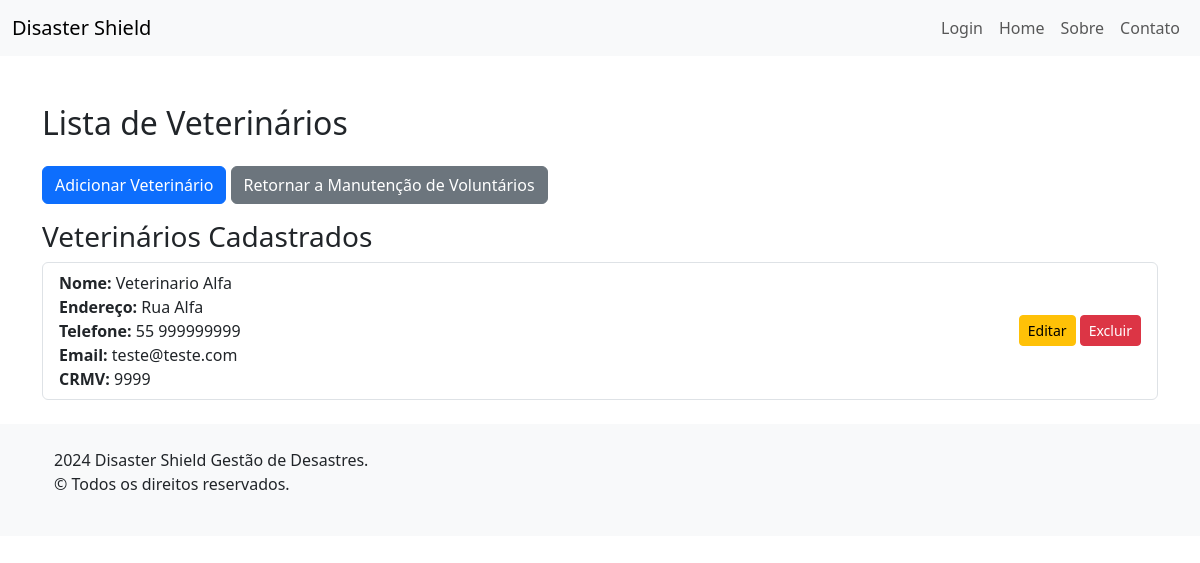
Page /voluntarios/veterinarios/ on the committed database.
### voluntarios/models.py (models this page shows, shortened)
class Voluntario(models.Model):
    nome = models.CharField(max_length=100)
    endereco = models.CharField(max_length=200)
    telefone = models.CharField(max_length=15)
    email = models.EmailField()
    class Meta:
        abstract = True

class Veterinario(Voluntario):
    crmv = models.CharField(max_length=20)

### voluntarios/views.py (the view)
# urls.py: path('veterinarios/', views.ListaVeterinariosView.as_view(), name='listar_veterinarios'),
class ListaVeterinariosView(ListView):
    model = Veterinario
    template_name = 'lista_veterinarios.html'
    context_object_name = 'veterinarios'

### voluntarios/templates/lista_veterinarios.html (shortened to what this page needs)
{% extends "base.html" %}
{% block content %}
<div class="container mt-5">
    <h2 class="my-4">Lista de Veterinários</h2>
    <a href="{% url 'adicionar_veterinario' %}" class="btn btn-primary mb-3">Adicionar Veterinário</a>
    <a href="{% url 'lista_voluntarios' %}" class="btn btn-secondary mb-3">Retornar a Manutenção de Voluntários</a>
    {% if veterinarios %}
        <h3>Veterinários Cadastrados</h3>
        <ul class="list-group mb-4">
            {% for veterinario in veterinarios %}
                <li class="list-group-item d-flex justify-content-between align-items-center">
                    <div>
                        <strong>Nome:</strong> {{ veterinario.nome }}<br>
                        <strong>Endereço:</strong> {{ veterinario.endereco }}<br>
                        <strong>Telefone:</strong> {{ veterinario.telefone }}<br>
                        <strong>Email:</strong> {{ veterinario.email }}<br>
                        <strong>CRMV:</strong> {{ veterinario.crmv }}
                    </div>
                    <div>
                        <a href="{% url 'editar_veterinario' veterinario.pk %}" class="btn btn-warning btn-sm">Editar</a>
                        <a href="{% url 'excluir_veterinario' veterinario.pk %}" class="btn btn-danger btn-sm">Excluir</a>
                    </div>
                </li>
            {% endfor %}
        </ul>
    {% else %}
        <div class="alert alert-info" role="alert">
            Não há veterinários cadastrados no sistema.
        </div>
    {% endif %}
</div>
{% endblock %}

### rows in the picture
Veterinario: nome "Veterinario Alfa", endereco "Rua Alfa", telefone "55 999999999", email "teste@teste.com", crmv "9999"
